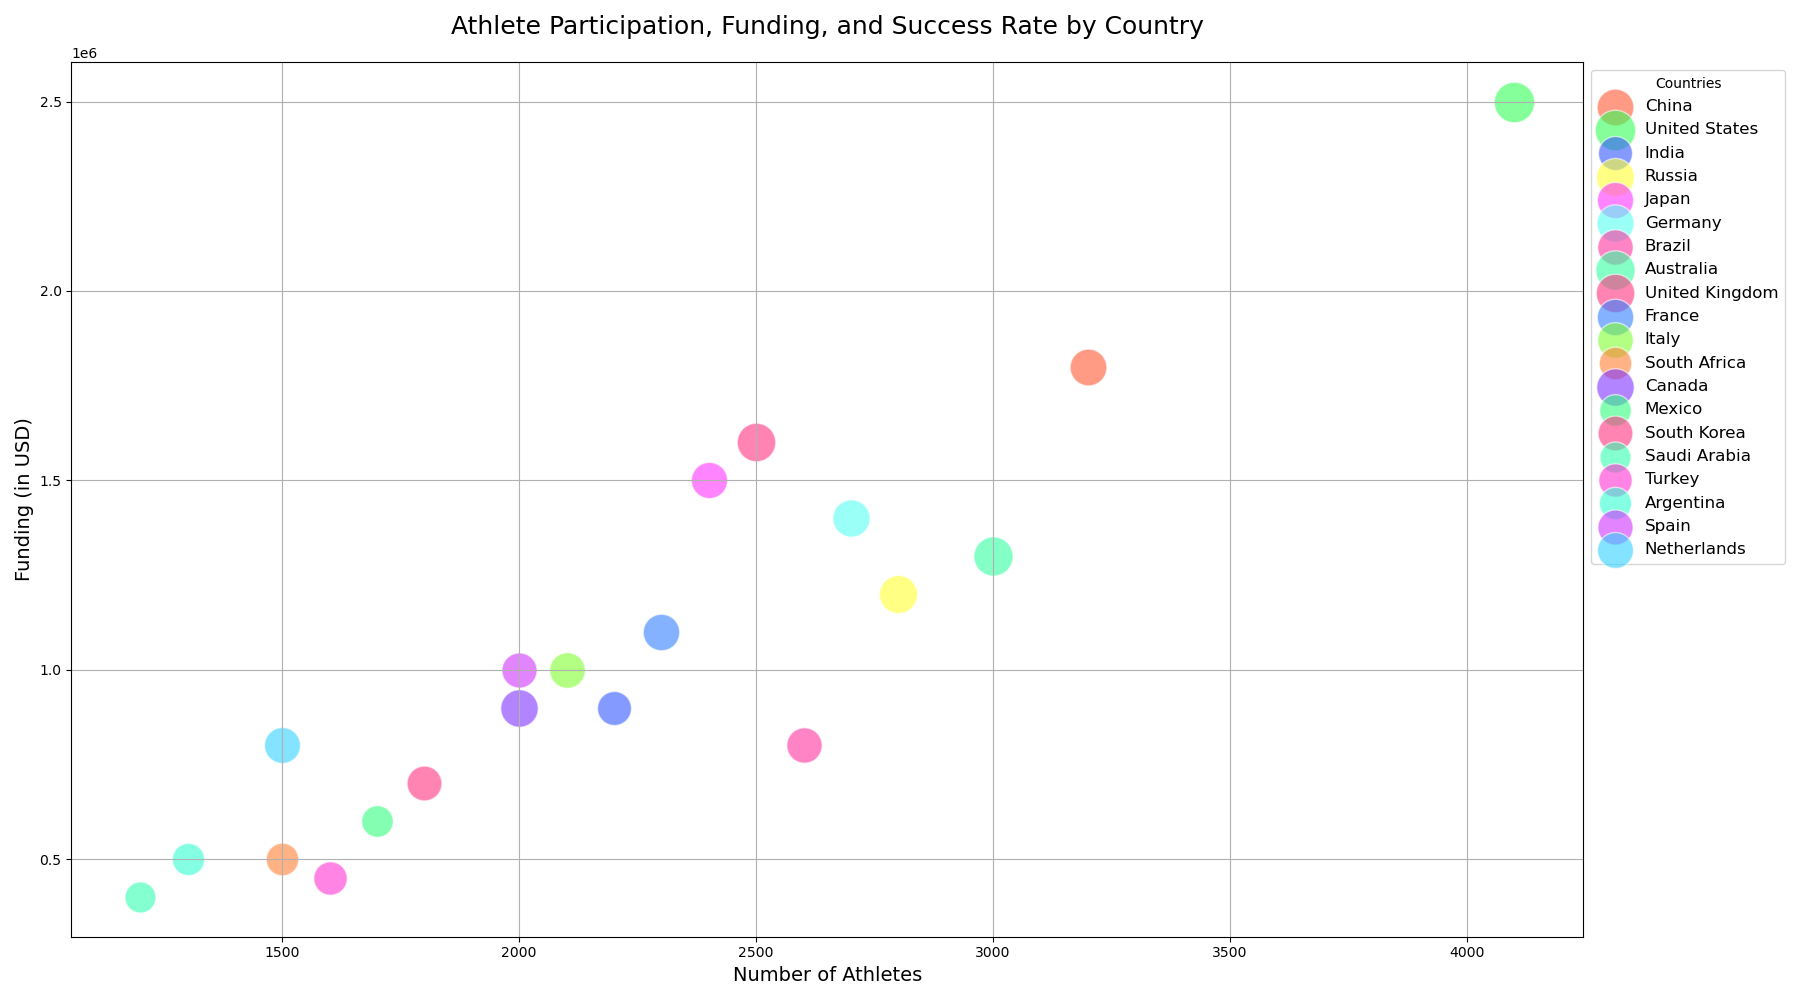

Reproduce this figure in Python.

import matplotlib.pyplot as plt

# Data points - Country, Athletes, Funding, Success Rate
countries = ["China", "United States", "India", "Russia", "Japan", "Germany", "Brazil", 
             "Australia", "United Kingdom", "France", "Italy", "South Africa", 
             "Canada", "Mexico", "South Korea", "Saudi Arabia", "Turkey", 
             "Argentina", "Spain", "Netherlands"]
athletes = [3200, 4100, 2200, 2800, 2400, 2700, 2600, 3000, 2500, 2300, 2100, 
            1500, 2000, 1700, 1800, 1200, 1600, 1300, 2000, 1500]
funding = [1800000, 2500000, 900000, 1200000, 1500000, 1400000, 800000, 1300000, 
           1600000, 1100000, 1000000, 500000, 900000, 600000, 700000, 400000, 
           450000, 500000, 1000000, 800000]
success_rate = [70, 85, 60, 75, 68, 72, 65, 80, 77, 69, 66, 55, 73, 52, 63, 50, 
                58, 54, 64, 67]

# Create the bubble chart with a custom size
fig, ax = plt.subplots(figsize=(18, 10))

# Assign a color to each country
colors = {
    "China": "#FF5733",
    "United States": "#33FF57",
    "India": "#3357FF",
    "Russia": "#FFFF33",
    "Japan": "#FF33FF",
    "Germany": "#57FFF3",
    "Brazil": "#FF33A1",
    "Australia": "#33FFA1",
    "United Kingdom": "#FF3380",
    "France": "#3380FF",
    "Italy": "#80FF33",
    "South Africa": "#FF8033",
    "Canada": "#8033FF",
    "Mexico": "#33FF80",
    "South Korea": "#FF3380",
    "Saudi Arabia": "#33FFB2",
    "Turkey": "#FF33D1",
    "Argentina": "#33FFD1",
    "Spain": "#D133FF",
    "Netherlands": "#33D1FF"
}

# Plot each data point and assign it a label, size, and color
for i, country in enumerate(countries):
    ax.scatter(athletes[i], funding[i], s=success_rate[i]*10,  # Adjust size scaling factor as desired
               c=colors[country], alpha=0.6, edgecolors="w", label=country)

# Customize the chart
ax.set_title('Athlete Participation, Funding, and Success Rate by Country', fontsize=18, pad=20)
ax.set_xlabel('Number of Athletes', fontsize=14)
ax.set_ylabel('Funding (in USD)', fontsize=14)

# Customize the grid
ax.grid(True)

# Add legend
ax.legend(title="Countries", loc='upper left', bbox_to_anchor=(1, 1), fontsize=12)

# Show plot with a tight layout
plt.tight_layout()
plt.show()
